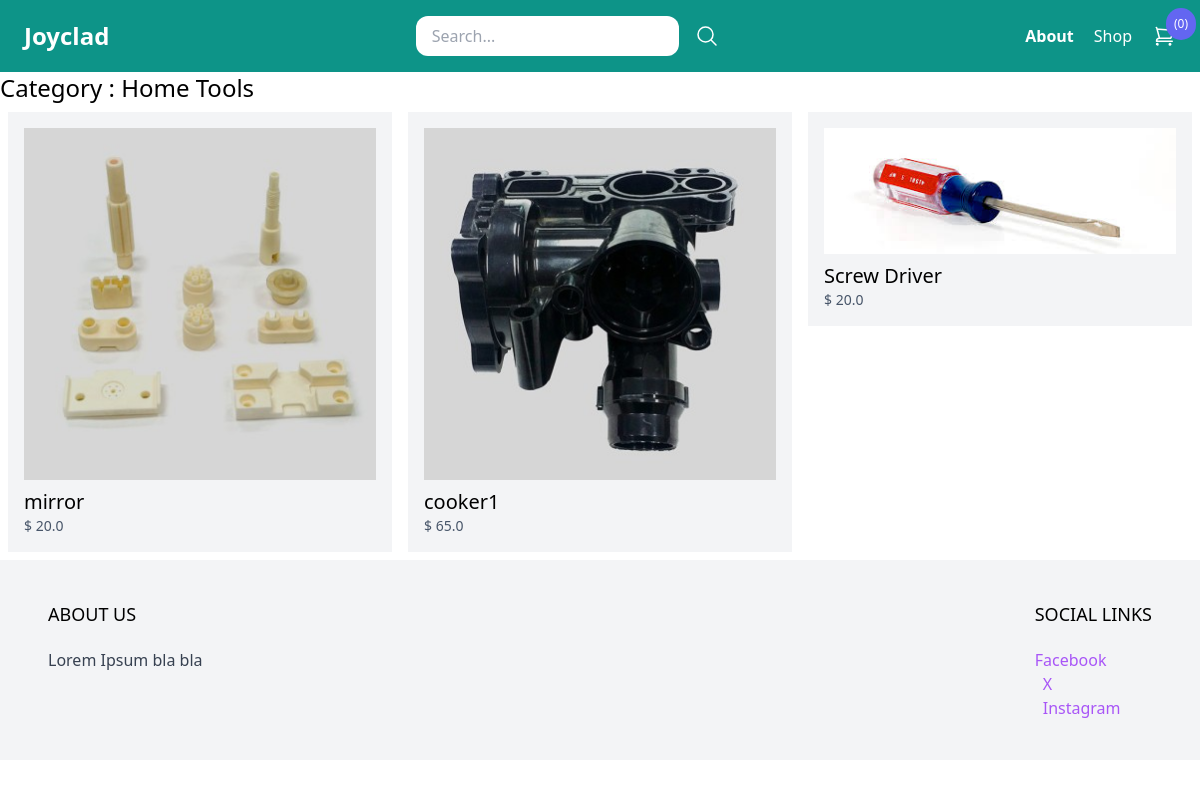
The page /home_tools/ on the database as committed earlier.
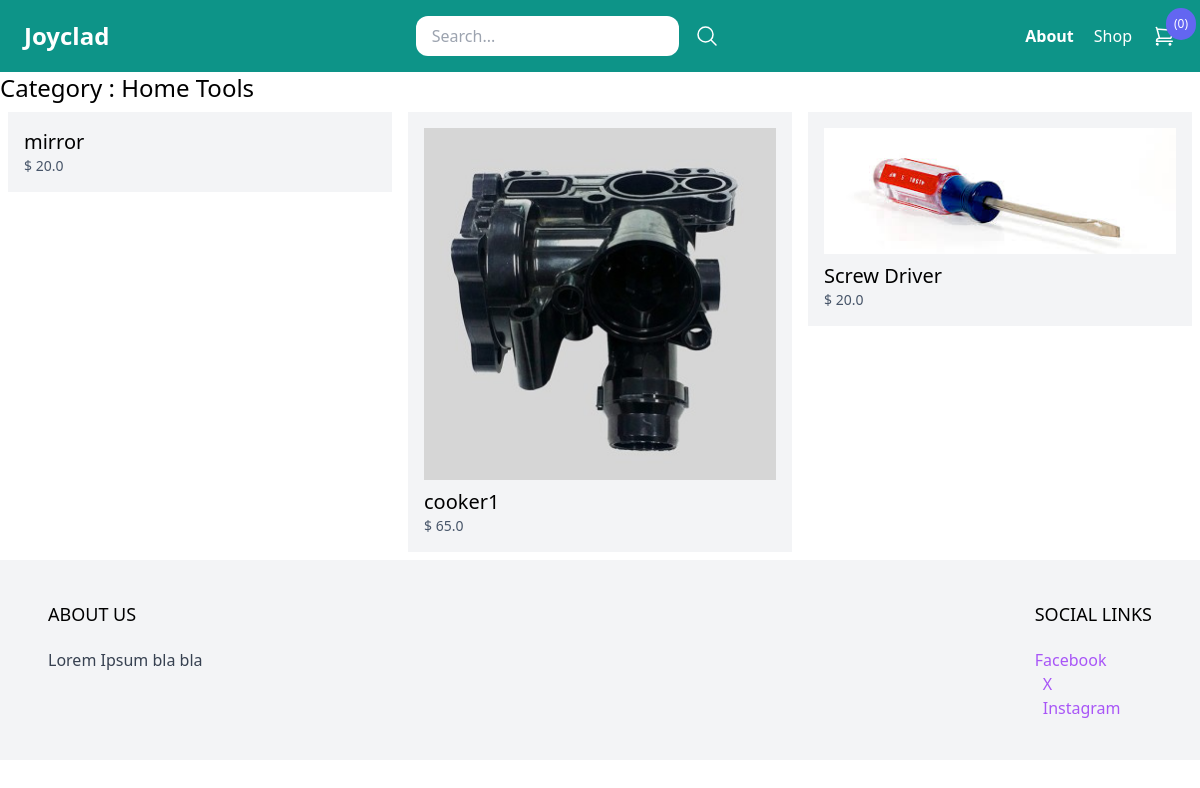
The same page on the database as committed later.
### store/models.py (models this page shows)
class Product(models.Model):
  DRAFT = 'draft'
  WAITING_APPROVAL = 'waitingapproval'
  ACTIVE = 'active'
  DELETED = 'deleted'
  STATUS_CHOICES = (
    (DRAFT, 'Draft'),
    (WAITING_APPROVAL, 'Waiting Approval'),
    (ACTIVE, 'Active'),
    (DELETED, 'Deleted'),
  )
  user = models.ForeignKey(User,related_name='products',on_delete=models.CASCADE)
  category = models.ForeignKey(Category,related_name='products', on_delete=models.CASCADE)
  title = models.CharField(max_length=50)
  slug = models.SlugField(max_length=50)
  description = models.TextField(blank=True)
  price = models.IntegerField()
  image = models.ImageField(upload_to='upload/product_images/', blank=True,null=True)
  created_at = models.DateTimeField(auto_now_add=True)
  updated_at = models.DateTimeField(auto_now=True)
  status = models.CharField(max_length=50,choices=STATUS_CHOICES,default=ACTIVE)
  def __str__(self):
    return self.title
  def get_display_price(self):
    return self.price / 100
  class Meta:
    ordering=('-created_at',) # must be a tuple

### store/views.py (the view)
# urls.py: path('<slug:slug>/', views.category_detail, name='category_detail'),
def category_detail(request,slug):
  category = get_object_or_404(Category,slug=slug)
  products = category.products.filter(status=Product.ACTIVE)
  print("Category Products: ",products)
  return render(request, 'store/category_detail.html',{
    'category': category,
    'products':products
  })

### store/cart.py (called while the page is built)
  def __len__(self):
    return sum(item['quantity'] for item in self.cart.values())

### store/context_processors.py (called while the page is built)
def cart(request):
    return {'cart': Cart(request)}

### store/templates/store/category_detail.html (shortened to what this page needs)
{% extends 'core/base.html' %}
{% block content %}
   <h1 class="text-2xl">
   Category : {{category.title}}
   </h1>
   {% include 'store/partials/products.html' %}
{% endblock%}

### store/templates/store/partials/products.html
<div class="flex flex-wrap">
  {% for product in products %}
  <div class="product w-1/3 p-2">
    <div class="bg-gray-100 p-4">
      <a href="{% url 'product_detail' product.category.slug product.slug %}">
        {% if product.image %}
        <div class="image mb-2">
          <img src="{{product.image.url}}" alt="{{product.title}}" />
        </div>
        {% endif %}
        <h2 class="text-xl">{{product.title}}</h2>
        <p class="text-sm text-slate-600">$ {{product.get_display_price}}</p>
      </a>
    </div>
  </div>
  {% endfor %}
</div>

Rows that differ between the two databases and show on the page:
changed Product "mirror": image: picture removed
